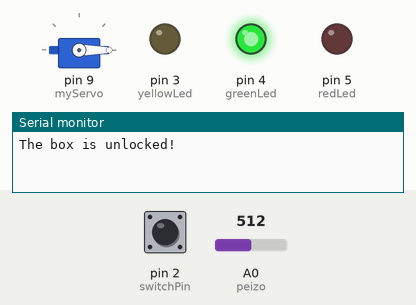
A sketch run on a simulated Arduino Uno, built with avr-gcc and run on an emulated ATmega328P. Parts: servo, output pins drawn as LEDs (lit = HIGH), the last lines printed to the serial monitor. The test bench sets the inputs (shaded band); at power-on: pin 2 (switchPin) LOW, A0 (peizo) = 512.

Above: at 1.2 s.
1.3 s: pin 2 (switchPin) pulled HIGH for 0.15 s
At 2.4 s:
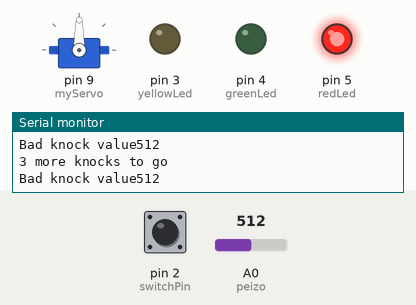
2.9 s: A0 (peizo) set to 992
4.4 s: A0 (peizo) set to 1008
Timing chart, 0 to 7.4 s (numbered marks = the images above; inputs shaded):
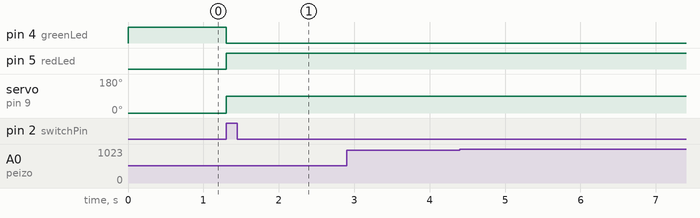

The sketch:

Knock_Lock.ino
```cpp
#include <Servo.h>
Servo myServo;
const int peizo = A0;
const int switchPin = 2;
const int yellowLed = 3;
const int greenLed = 4;
const int redLed = 5;
int knockVal;
int switchVal;
const int quietKnock = 20;
const int loudKnock = 50;
bool locked = false;
int numberOfKnocks = 0;
void setup() {
  myServo.attach(9);
  pinMode(yellowLed, OUTPUT);
  pinMode(redLed, OUTPUT);
  pinMode(greenLed, OUTPUT);
  pinMode(switchPin, INPUT);
  Serial.begin(9600);
  digitalWrite(greenLed, HIGH);
  myServo.write(0);
  Serial.println("The box is unlocked!");
}
void loop() {
  if (locked == false){
    switchVal = digitalRead(switchPin);
    if(switchVal == HIGH){
      locked = true;
      digitalWrite(greenLed, LOW);
      digitalWrite(redLed, HIGH);
      myServo.write(90);
      Serial.println("The box is locked!");
      delay (1000);
    }
  }
  if (locked == true){
    knockVal = analogRead(peizo);
    if(numberOfKnocks < 3 && knockVal > 0) {
      if(checkForKnock(knockVal) == true){
        numberOfKnocks++;
      }
      Serial.print(3-numberOfKnocks);
      Serial.println(" more knocks to go");
    }
    if(numberOfKnocks >= 3){
      locked = false;
      myServo.write(0);
      delay(20);
      digitalWrite(greenLed, HIGH);
      digitalWrite(redLed,LOW);
      Serial.println("The box is unlocked!");
      numberOfKnocks = 0;
    }
  }
}
bool checkForKnock(int value){
  if(value > quietKnock && value < loudKnock){
    digitalWrite(yellowLed, HIGH);
    delay(50);
    digitalWrite(yellowLed, LOW);
    Serial.print("Valid knock of value");
    Serial.println(value);
    return true;
  }
  else {
    Serial.print("Bad knock value");
    Serial.println(value);
    return false;
  }
}
```

Measured:
- after the input at 1.3 s, pin 4 (greenLed): HIGH → LOW at once; pin 5 (redLed): LOW → HIGH at once; servo on pin 9 (myServo): 0° → 90° at once
